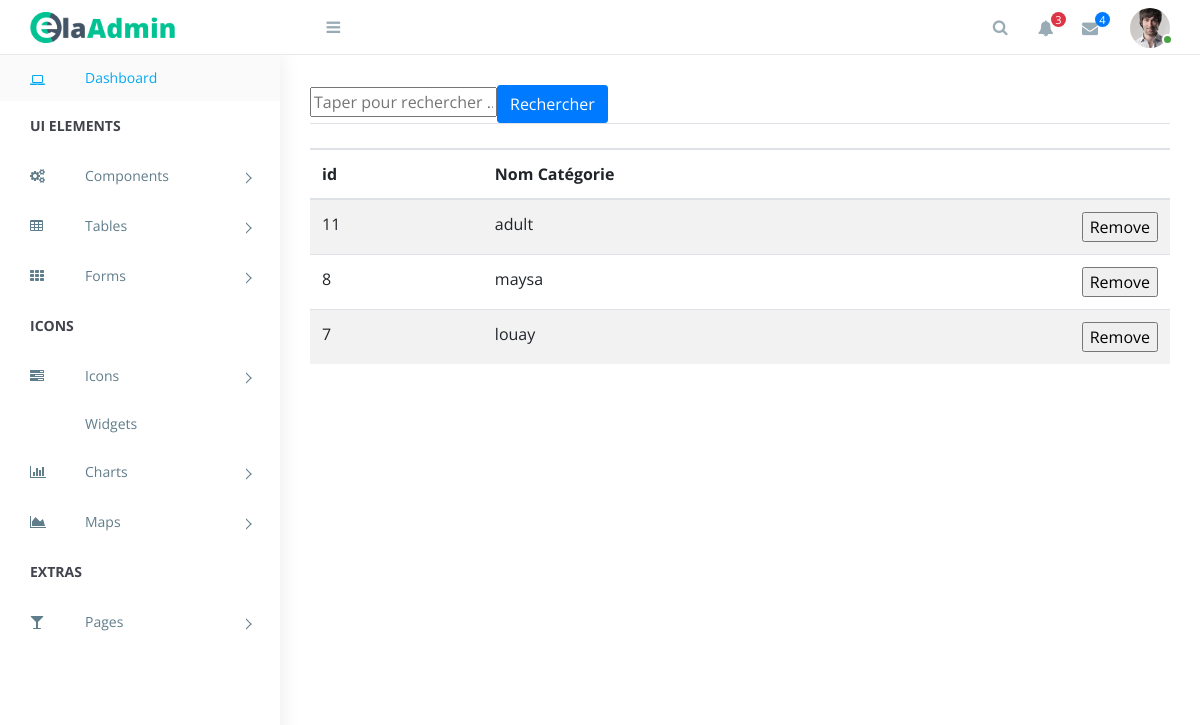
The page /ali/backoffice/cataff.php on the database its author committed.
### tables this page shows
CREATE TABLE IF NOT EXISTS `categorie` (
  `id` int(11) NOT NULL AUTO_INCREMENT,
  `nom` varchar(30) NOT NULL,
  PRIMARY KEY (`id`)
);

### ali/backoffice/core/categorieC.php (called while the page is built, shortened)
<?PHP
class CategorieC {
	function afficherCategorie(){
		$sql="select * From categorie";
		$db = config::getConnexion();
		try{
			$sth = $db->prepare($sql);
			$sth->execute();
			$liste = $sth->fetchAll();
			return $liste;
		}
        catch (Exception $e){
            die('Erreur: '.$e->getMessage());
        }
	}
}
?>

### ali/backoffice/cataff.php (the view, shortened to what this page needs)
<!doctype html>
<?php
include "core/categorieC.php";
$categorieC =new categorieC();
$cat=$categorieC->afficherCategorie();
?>
 <html class="no-js" lang="">
<head>
    <link rel="stylesheet" href="https://cdn.jsdelivr.net/npm/normalize.css@8.0.0/normalize.min.css">
    <link rel="stylesheet" href="https://cdn.jsdelivr.net/npm/bootstrap@4.1.3/dist/css/bootstrap.min.css">
    <link rel="stylesheet" href="https://cdn.jsdelivr.net/npm/font-awesome@4.7.0/css/font-awesome.min.css">
    <link rel="stylesheet" href="https://cdn.jsdelivr.net/gh/lykmapipo/themify-icons@0.1.2/css/themify-icons.css">
    <link rel="stylesheet" href="https://cdn.jsdelivr.net/npm/pixeden-stroke-7-icon@1.2.3/pe-icon-7-stroke/dist/pe-icon-7-stroke.min.css">
    <link rel="stylesheet" href="https://cdnjs.cloudflare.com/ajax/libs/flag-icon-css/3.2.0/css/flag-icon.min.css">
    <link rel="stylesheet" href="assets/css/cs-skin-elastic.css">
    <link rel="stylesheet" href="assets/css/style.css">
    <link href="https://cdn.jsdelivr.net/npm/chartist@0.11.0/dist/chartist.min.css" rel="stylesheet">
    <link href="https://cdn.jsdelivr.net/npm/jqvmap@1.5.1/dist/jqvmap.min.css" rel="stylesheet">
    <link href="https://cdn.jsdelivr.net/npm/weathericons@2.1.0/css/weather-icons.css" rel="stylesheet" />
    <link href="https://cdn.jsdelivr.net/npm/fullcalendar@3.9.0/dist/fullcalendar.min.css" rel="stylesheet" />
</head>
<body>
    <aside id="left-panel" class="left-panel">
        <nav class="navbar navbar-expand-sm navbar-default">
            <div id="main-menu" class="main-menu collapse navbar-collapse">
                <ul class="nav navbar-nav">
                    <li class="active">
                        <a href="index.html"><i class="menu-icon fa fa-laptop"></i>Dashboard </a>
                    </li>
                    <li class="menu-title">UI elements</li>
                    <li class="menu-item-has-children dropdown">
                        <a href="#" class="dropdown-toggle" data-toggle="dropdown" aria-haspopup="true" aria-expanded="false"> <i class="menu-icon fa fa-cogs"></i>Components</a>
                    </li>
                    <li class="menu-item-has-children dropdown">
                        <a href="#" class="dropdown-toggle" data-toggle="dropdown" aria-haspopup="true" aria-expanded="false"> <i class="menu-icon fa fa-table"></i>Tables</a>
                    </li>
                    <li class="menu-item-has-children dropdown">
                        <a href="#" class="dropdown-toggle" data-toggle="dropdown" aria-haspopup="true" aria-expanded="false"> <i class="menu-icon fa fa-th"></i>Forms</a>
                    </li>
                    <li class="menu-title">Icons</li>
                    <li class="menu-item-has-children dropdown">
                        <a href="#" class="dropdown-toggle" data-toggle="dropdown" aria-haspopup="true" aria-expanded="false"> <i class="menu-icon fa fa-tasks"></i>Icons</a>
                    </li>
                    <li>
                        <a href="widgets.html"> <i class="menu-icon ti-email"></i>Widgets </a>
                    </li>
                    <li class="menu-item-has-children dropdown">
                        <a href="#" class="dropdown-toggle" data-toggle="dropdown" aria-haspopup="true" aria-expanded="false"> <i class="menu-icon fa fa-bar-chart"></i>Charts</a>
                    </li>
                    <li class="menu-item-has-children dropdown">
                        <a href="#" class="dropdown-toggle" data-toggle="dropdown" aria-haspopup="true" aria-expanded="false"> <i class="menu-icon fa fa-area-chart"></i>Maps</a>
                    </li>
                    <li class="menu-title">Extras</li>
                    <li class="menu-item-has-children dropdown">
                        <a href="#" class="dropdown-toggle" data-toggle="dropdown" aria-haspopup="true" aria-expanded="false"> <i class="menu-icon fa fa-glass"></i>Pages</a>
                    </li>
                </ul>
            </div>
        </nav>
    </aside>
    <div id="right-panel" class="right-panel">
        <header id="header" class="header">
            <div class="top-left">
                <div class="navbar-header">
                    <a class="navbar-brand" href="./"><img src="images/logo.png" alt="Logo"></a>
                    <a id="menuToggle" class="menutoggle"><i class="fa fa-bars"></i></a>
                </div>
            </div>
            <div class="top-right">
                <div class="header-menu">
                    <div class="header-left">
                        <button class="search-trigger"><i class="fa fa-search"></i></button>
                        <div class="dropdown for-notification">
                            <button class="btn btn-secondary dropdown-toggle" type="button" id="notification" data-toggle="dropdown" aria-haspopup="true" aria-expanded="false">
                                <i class="fa fa-bell"></i>
                                <span class="count bg-danger">3</span>
                            </button>
                        </div>
                        <div class="dropdown for-message">
                            <button class="btn btn-secondary dropdown-toggle" type="button" id="message" data-toggle="dropdown" aria-haspopup="true" aria-expanded="false">
                                <i class="fa fa-envelope"></i>
                                <span class="count bg-primary">4</span>
                            </button>
                        </div>
                    </div>
                    <div class="user-area dropdown float-right">
                        <a href="#" class="dropdown-toggle active" data-toggle="dropdown" aria-haspopup="true" aria-expanded="false">
                            <img class="user-avatar rounded-circle" src="images/admin.jpg" alt="User Avatar">
                        </a>
                    </div>
                </div>
            </div>
        </header>
        <div class="content">
            <table class="table table-striped b-t b-light">
                <form method="POST" action="livaff.php">
                    <input type="text" id="arearech" name="search" placeholder="Taper pour rechercher ... " required>
                    <input type="submit" value="Rechercher"  class="btn btn-primary">
                </form>
                <thead>
                <tr>
                    <th colspan="6"></th>
                </tr>
                <tr>
                    <th>id</th>
                    <th>Nom Catégorie</th>
                    <th style="width:30px;"></th>
                </tr>
                </thead>
                <tbody>
                <?php
                    foreach($cat as $c){
                        ?>
                        <tr>
                            <td><span class="text-ellipsis"><?php echo $c['id']; ?></span></td>
                            <td><span class="text-ellipsis"><?php echo $c['nom']; ?></span></td>
                            <td> <a href="suppcat.php?id=<?php echo $c['id']; ?>">
                                    <input type="button" value="Remove"> </a></td>
                           </tr>
                        <?php
                    }
                ?>
                </tbody>
            </table>
        </div>
</body>
</html>

### rows shown on the page
categorie: id "11", nom "adult"
categorie: id "8", nom "maysa"
categorie: id "7", nom "louay"
